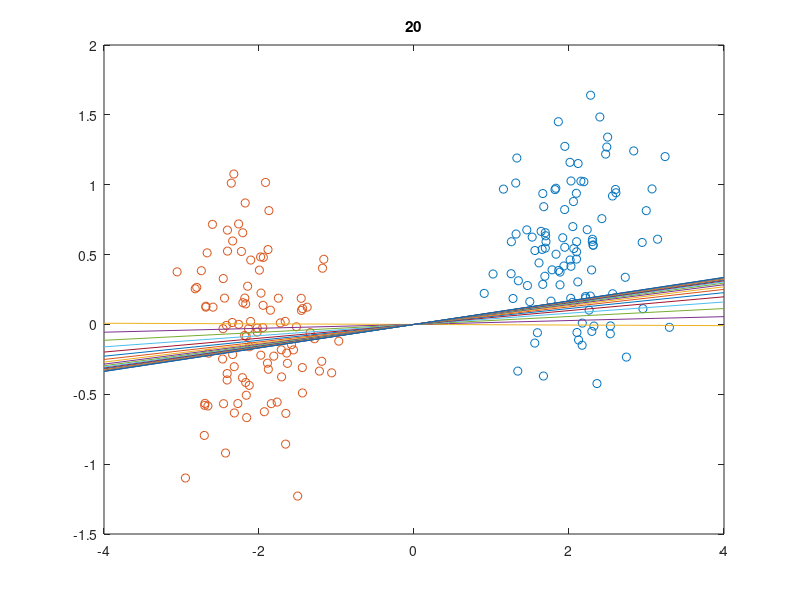

Source code (MATLAB):
clc
clear all 
close all 

%% 1.1

n = 100;
mA = [ 2.0, 0.5]; sigmaA = 0.5;
mB = [-2.0, 0.0]; sigmaB = 0.5;
classA(1,:) = randn(1,n) .* sigmaA + mA(1);
classA(2,:) = randn(1,n) .* sigmaA + mA(2);
classB(1,:) = randn(1,n) .* sigmaB + mB(1);
classB(2,:) = randn(1,n) .* sigmaB + mB(2);


%plot(classA(1,:),classA(2,:), 'o',classB(1,:),classB(2,:), 'o')


%% 1.2

patterns = [classA,classB];
targets = [ones(1,n),-ones(1,n)];

X = [patterns; ones(1,2*n)];
T = targets;

W = randn(1,3)*0.01;

eta = 0.001;
epochs = 20;
plot(classA(1,:),classA(2,:), 'o',classB(1,:),classB(2,:), 'o')
hold on 
for i = 1:epochs
    deltaW = -eta*((W*X)-T)*X';
    W = W + deltaW;
    
    x = linspace(-4,4,10);
    y = -W(1)*(x*W(3)/W(2));
    plot(x,y)
    title(i)
    drawnow
end













